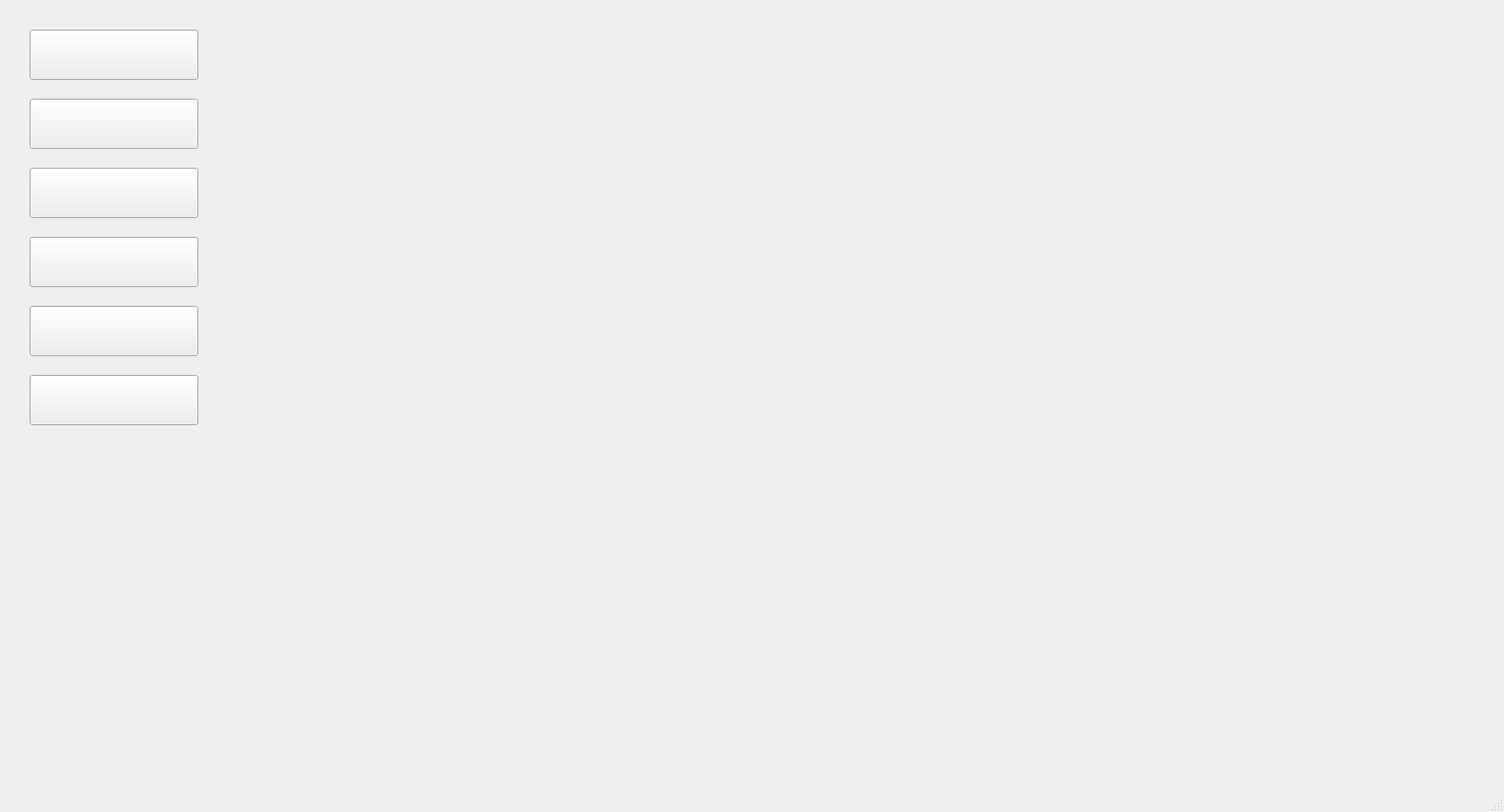
<?xml version="1.0" encoding="UTF-8"?>
<ui version="4.0">
 <class>MainWindow</class>
 <widget class="QMainWindow" name="MainWindow">
  <property name="geometry">
   <rect>
    <x>0</x>
    <y>0</y>
    <width>1524</width>
    <height>823</height>
   </rect>
  </property>
  <property name="windowTitle">
   <string>学生疫情管理系统简易版</string>
  </property>
  <widget class="QWidget" name="centralwidget">
   <widget class="QWidget" name="widget" native="true">
    <property name="geometry">
     <rect>
      <x>10</x>
      <y>10</y>
      <width>1501</width>
      <height>931</height>
     </rect>
    </property>
    <widget class="QStackedWidget" name="stustack">
     <property name="geometry">
      <rect>
       <x>200</x>
       <y>0</y>
       <width>1301</width>
       <height>791</height>
      </rect>
     </property>
     <property name="autoFillBackground">
      <bool>false</bool>
     </property>
     <property name="frameShadow">
      <enum>QFrame::Plain</enum>
     </property>
     <property name="currentIndex">
      <number>0</number>
     </property>
     <widget class="QWidget" name="beginwid">
      <widget class="QLabel" name="label">
       <property name="geometry">
        <rect>
         <x>0</x>
         <y>0</y>
         <width>1341</width>
         <height>791</height>
        </rect>
       </property>
       <property name="text">
        <string/>
       </property>
       <property name="pixmap">
        <pixmap resource="photo.qrc">:/new/prefix1/MailList_photos/begin_background.png</pixmap>
       </property>
       <property name="scaledContents">
        <bool>true</bool>
       </property>
      </widget>
     </widget>
     <widget class="QWidget" name="addStudent">
      <widget class="QLabel" name="addlabel">
       <property name="geometry">
        <rect>
         <x>0</x>
         <y>0</y>
         <width>1341</width>
         <height>791</height>
        </rect>
       </property>
       <property name="text">
        <string/>
       </property>
       <property name="pixmap">
        <pixmap resource="photo.qrc">:/new/prefix1/MailList_photos/addbackground.png</pixmap>
       </property>
       <property name="scaledContents">
        <bool>true</bool>
       </property>
      </widget>
      <widget class="QWidget" name="widget_3" native="true">
       <property name="geometry">
        <rect>
         <x>230</x>
         <y>160</y>
         <width>901</width>
         <height>491</height>
        </rect>
       </property>
       <widget class="QPushButton" name="addokbutton">
        <property name="geometry">
         <rect>
          <x>370</x>
          <y>400</y>
          <width>131</width>
          <height>51</height>
         </rect>
        </property>
        <property name="text">
         <string/>
        </property>
       </widget>
       <widget class="QLabel" name="whitebackground">
        <property name="geometry">
         <rect>
          <x>-60</x>
          <y>0</y>
          <width>901</width>
          <height>491</height>
         </rect>
        </property>
        <property name="autoFillBackground">
         <bool>false</bool>
        </property>
        <property name="text">
         <string/>
        </property>
        <property name="pixmap">
         <pixmap resource="photo.qrc">:/new/prefix1/MailList_photos/addlabelbackground.webp</pixmap>
        </property>
        <property name="scaledContents">
         <bool>true</bool>
        </property>
       </widget>
       <widget class="QWidget" name="widget_4" native="true">
        <property name="geometry">
         <rect>
          <x>80</x>
          <y>110</y>
          <width>741</width>
          <height>261</height>
         </rect>
        </property>
        <widget class="QComboBox" name="sexcombo">
         <property name="geometry">
          <rect>
           <x>310</x>
           <y>60</y>
           <width>81</width>
           <height>21</height>
          </rect>
         </property>
         <item>
          <property name="text">
           <string>男</string>
          </property>
         </item>
         <item>
          <property name="text">
           <string>女</string>
          </property>
         </item>
        </widget>
        <widget class="QComboBox" name="acacombo">
         <property name="geometry">
          <rect>
           <x>510</x>
           <y>60</y>
           <width>161</width>
           <height>21</height>
          </rect>
         </property>
        </widget>
        <widget class="QLabel" name="namelabel">
         <property name="geometry">
          <rect>
           <x>9</x>
           <y>60</y>
           <width>45</width>
           <height>21</height>
          </rect>
         </property>
         <property name="text">
          <string>*姓名：</string>
         </property>
         <property name="buddy">
          <cstring>nameedit</cstring>
         </property>
        </widget>
        <widget class="QLabel" name="numlabel">
         <property name="geometry">
          <rect>
           <x>10</x>
           <y>110</y>
           <width>45</width>
           <height>21</height>
          </rect>
         </property>
         <property name="text">
          <string>*学号：</string>
         </property>
         <property name="buddy">
          <cstring>numedit</cstring>
         </property>
        </widget>
        <widget class="QLineEdit" name="teleedit">
         <property name="geometry">
          <rect>
           <x>310</x>
           <y>110</y>
           <width>131</width>
           <height>21</height>
          </rect>
         </property>
        </widget>
        <widget class="QLabel" name="sexlabel">
         <property name="geometry">
          <rect>
           <x>260</x>
           <y>60</y>
           <width>45</width>
           <height>21</height>
          </rect>
         </property>
         <property name="text">
          <string>*性别：</string>
         </property>
         <property name="buddy">
          <cstring>sexcombo</cstring>
         </property>
        </widget>
        <widget class="QLabel" name="telelabel">
         <property name="geometry">
          <rect>
           <x>260</x>
           <y>110</y>
           <width>45</width>
           <height>21</height>
          </rect>
         </property>
         <property name="text">
          <string>*电话：</string>
         </property>
         <property name="buddy">
          <cstring>teleedit</cstring>
         </property>
        </widget>
        <widget class="QLineEdit" name="nameedit">
         <property name="geometry">
          <rect>
           <x>60</x>
           <y>60</y>
           <width>141</width>
           <height>21</height>
          </rect>
         </property>
        </widget>
        <widget class="QLabel" name="academylabel">
         <property name="geometry">
          <rect>
           <x>460</x>
           <y>60</y>
           <width>45</width>
           <height>21</height>
          </rect>
         </property>
         <property name="text">
          <string>*学院：</string>
         </property>
         <property name="buddy">
          <cstring>acacombo</cstring>
         </property>
        </widget>
        <widget class="QLineEdit" name="numedit">
         <property name="geometry">
          <rect>
           <x>60</x>
           <y>110</y>
           <width>141</width>
           <height>21</height>
          </rect>
         </property>
        </widget>
        <widget class="QLineEdit" name="QQedit">
         <property name="geometry">
          <rect>
           <x>60</x>
           <y>210</y>
           <width>141</width>
           <height>21</height>
          </rect>
         </property>
        </widget>
        <widget class="QLabel" name="QQlabel">
         <property name="geometry">
          <rect>
           <x>30</x>
           <y>210</y>
           <width>21</width>
           <height>20</height>
          </rect>
         </property>
         <property name="text">
          <string>QQ:：</string>
         </property>
        </widget>
        <widget class="QLabel" name="VXlabel">
         <property name="geometry">
          <rect>
           <x>260</x>
           <y>210</y>
           <width>41</width>
           <height>21</height>
          </rect>
         </property>
         <property name="text">
          <string>微信：</string>
         </property>
        </widget>
        <widget class="QLineEdit" name="VXedit">
         <property name="geometry">
          <rect>
           <x>310</x>
           <y>210</y>
           <width>131</width>
           <height>21</height>
          </rect>
         </property>
        </widget>
        <widget class="QLabel" name="label_8">
         <property name="geometry">
          <rect>
           <x>10</x>
           <y>160</y>
           <width>51</width>
           <height>20</height>
          </rect>
         </property>
         <property name="text">
          <string>*住址：</string>
         </property>
        </widget>
        <widget class="QLineEdit" name="addedit">
         <property name="geometry">
          <rect>
           <x>60</x>
           <y>160</y>
           <width>141</width>
           <height>21</height>
          </rect>
         </property>
        </widget>
        <widget class="QLineEdit" name="emailedit">
         <property name="geometry">
          <rect>
           <x>310</x>
           <y>160</y>
           <width>131</width>
           <height>21</height>
          </rect>
         </property>
        </widget>
        <widget class="QLabel" name="label_9">
         <property name="geometry">
          <rect>
           <x>260</x>
           <y>160</y>
           <width>51</width>
           <height>21</height>
          </rect>
         </property>
         <property name="text">
          <string>*邮箱：</string>
         </property>
        </widget>
        <widget class="QLabel" name="inSchool">
         <property name="geometry">
          <rect>
           <x>500</x>
           <y>110</y>
           <width>91</width>
           <height>21</height>
          </rect>
         </property>
         <property name="text">
          <string>*是否在校：</string>
         </property>
        </widget>
        <widget class="QLabel" name="Healthcode">
         <property name="geometry">
          <rect>
           <x>500</x>
           <y>150</y>
           <width>91</width>
           <height>21</height>
          </rect>
         </property>
         <property name="text">
          <string>*健康码：</string>
         </property>
        </widget>
        <widget class="QComboBox" name="Schoolcombo">
         <property name="geometry">
          <rect>
           <x>591</x>
           <y>110</y>
           <width>81</width>
           <height>22</height>
          </rect>
         </property>
         <item>
          <property name="text">
           <string>是</string>
          </property>
         </item>
         <item>
          <property name="text">
           <string>否</string>
          </property>
         </item>
        </widget>
        <widget class="QComboBox" name="Codecombo">
         <property name="geometry">
          <rect>
           <x>591</x>
           <y>150</y>
           <width>81</width>
           <height>22</height>
          </rect>
         </property>
         <item>
          <property name="text">
           <string>绿码</string>
          </property>
         </item>
         <item>
          <property name="text">
           <string>黄码</string>
          </property>
         </item>
         <item>
          <property name="text">
           <string>红码</string>
          </property>
         </item>
        </widget>
       </widget>
       <zorder>whitebackground</zorder>
       <zorder>widget_4</zorder>
       <zorder>addokbutton</zorder>
      </widget>
      <widget class="QLabel" name="addtitle">
       <property name="geometry">
        <rect>
         <x>560</x>
         <y>50</y>
         <width>211</width>
         <height>91</height>
        </rect>
       </property>
       <property name="styleSheet">
        <string notr="true">background-image: url(:/new/prefix1/C:/Users/86178/Desktop/MailList_photos/addtitle.png);</string>
       </property>
       <property name="text">
        <string/>
       </property>
       <property name="pixmap">
        <pixmap resource="photo.qrc">:/new/prefix1/MailList_photos/addtitle.png</pixmap>
       </property>
       <property name="scaledContents">
        <bool>true</bool>
       </property>
      </widget>
     </widget>
     <widget class="QWidget" name="findStudent">
      <widget class="QLabel" name="findlabel">
       <property name="geometry">
        <rect>
         <x>540</x>
         <y>70</y>
         <width>231</width>
         <height>71</height>
        </rect>
       </property>
       <property name="text">
        <string/>
       </property>
       <property name="pixmap">
        <pixmap resource="photo.qrc">:/new/prefix1/MailList_photos/findtitle.jpg</pixmap>
       </property>
       <property name="scaledContents">
        <bool>true</bool>
       </property>
      </widget>
      <widget class="QLabel" name="findBack">
       <property name="geometry">
        <rect>
         <x>0</x>
         <y>0</y>
         <width>1341</width>
         <height>801</height>
        </rect>
       </property>
       <property name="text">
        <string/>
       </property>
       <property name="pixmap">
        <pixmap resource="photo.qrc">:/new/prefix1/MailList_photos/find_back.jpg</pixmap>
       </property>
       <property name="scaledContents">
        <bool>true</bool>
       </property>
      </widget>
      <widget class="QPushButton" name="search_btn">
       <property name="geometry">
        <rect>
         <x>420</x>
         <y>240</y>
         <width>111</width>
         <height>31</height>
        </rect>
       </property>
       <property name="text">
        <string>search</string>
       </property>
       <property name="shortcut">
        <string>Return</string>
       </property>
      </widget>
      <widget class="QTableWidget" name="find_tableWidget">
       <property name="geometry">
        <rect>
         <x>180</x>
         <y>290</y>
         <width>971</width>
         <height>431</height>
        </rect>
       </property>
      </widget>
      <widget class="QPushButton" name="to_del_btn">
       <property name="geometry">
        <rect>
         <x>1080</x>
         <y>30</y>
         <width>121</width>
         <height>51</height>
        </rect>
       </property>
       <property name="text">
        <string/>
       </property>
      </widget>
      <widget class="QPushButton" name="del_in_find_btn">
       <property name="geometry">
        <rect>
         <x>570</x>
         <y>240</y>
         <width>93</width>
         <height>31</height>
        </rect>
       </property>
       <property name="text">
        <string>删除</string>
       </property>
      </widget>
      <widget class="QLineEdit" name="serchEdit">
       <property name="geometry">
        <rect>
         <x>180</x>
         <y>240</y>
         <width>191</width>
         <height>31</height>
        </rect>
       </property>
      </widget>
      <widget class="QLabel" name="label_6">
       <property name="geometry">
        <rect>
         <x>180</x>
         <y>190</y>
         <width>201</width>
         <height>41</height>
        </rect>
       </property>
       <property name="text">
        <string>输入姓名/学号：</string>
       </property>
      </widget>
      <widget class="QPushButton" name="change_btn">
       <property name="geometry">
        <rect>
         <x>700</x>
         <y>240</y>
         <width>101</width>
         <height>31</height>
        </rect>
       </property>
       <property name="text">
        <string>修改</string>
       </property>
      </widget>
      <zorder>findBack</zorder>
      <zorder>findlabel</zorder>
      <zorder>search_btn</zorder>
      <zorder>find_tableWidget</zorder>
      <zorder>to_del_btn</zorder>
      <zorder>del_in_find_btn</zorder>
      <zorder>serchEdit</zorder>
      <zorder>label_6</zorder>
      <zorder>change_btn</zorder>
     </widget>
     <widget class="QWidget" name="broStudent">
      <widget class="QLabel" name="brolabel">
       <property name="geometry">
        <rect>
         <x>-3</x>
         <y>-6</y>
         <width>1341</width>
         <height>801</height>
        </rect>
       </property>
       <property name="text">
        <string/>
       </property>
       <property name="pixmap">
        <pixmap resource="photo.qrc">:/new/prefix1/MailList_photos/stabagrou.webp</pixmap>
       </property>
       <property name="scaledContents">
        <bool>true</bool>
       </property>
      </widget>
      <widget class="QTableWidget" name="brotablewidget">
       <property name="geometry">
        <rect>
         <x>190</x>
         <y>170</y>
         <width>911</width>
         <height>571</height>
        </rect>
       </property>
      </widget>
      <widget class="QLabel" name="brotitle">
       <property name="geometry">
        <rect>
         <x>490</x>
         <y>110</y>
         <width>311</width>
         <height>51</height>
        </rect>
       </property>
       <property name="text">
        <string/>
       </property>
       <property name="pixmap">
        <pixmap resource="photo.qrc">:/new/prefix1/MailList_photos/title.png</pixmap>
       </property>
       <property name="scaledContents">
        <bool>true</bool>
       </property>
      </widget>
      <widget class="QPushButton" name="bro_pre">
       <property name="geometry">
        <rect>
         <x>200</x>
         <y>710</y>
         <width>51</width>
         <height>28</height>
        </rect>
       </property>
       <property name="text">
        <string/>
       </property>
      </widget>
      <widget class="QPushButton" name="bro_next">
       <property name="geometry">
        <rect>
         <x>1040</x>
         <y>710</y>
         <width>51</width>
         <height>28</height>
        </rect>
       </property>
       <property name="text">
        <string/>
       </property>
      </widget>
      <widget class="QLabel" name="pageText">
       <property name="geometry">
        <rect>
         <x>620</x>
         <y>710</y>
         <width>101</width>
         <height>31</height>
        </rect>
       </property>
       <property name="text">
        <string/>
       </property>
      </widget>
     </widget>
     <widget class="QWidget" name="delStudent">
      <widget class="QWidget" name="widget_5" native="true">
       <property name="geometry">
        <rect>
         <x>-100</x>
         <y>0</y>
         <width>1401</width>
         <height>831</height>
        </rect>
       </property>
       <widget class="QLabel" name="delback">
        <property name="geometry">
         <rect>
          <x>100</x>
          <y>0</y>
          <width>1301</width>
          <height>791</height>
         </rect>
        </property>
        <property name="text">
         <string/>
        </property>
        <property name="pixmap">
         <pixmap resource="photo.qrc">:/new/prefix1/MailList_photos/delBack.png</pixmap>
        </property>
        <property name="scaledContents">
         <bool>true</bool>
        </property>
       </widget>
       <widget class="QTableWidget" name="del_tableWidget">
        <property name="geometry">
         <rect>
          <x>360</x>
          <y>320</y>
          <width>821</width>
          <height>371</height>
         </rect>
        </property>
       </widget>
       <widget class="QPushButton" name="all_choose_btn">
        <property name="geometry">
         <rect>
          <x>620</x>
          <y>280</y>
          <width>93</width>
          <height>28</height>
         </rect>
        </property>
        <property name="text">
         <string>全选</string>
        </property>
       </widget>
       <widget class="QPushButton" name="cancel_all_btn">
        <property name="geometry">
         <rect>
          <x>620</x>
          <y>240</y>
          <width>93</width>
          <height>28</height>
         </rect>
        </property>
        <property name="text">
         <string>取消勾选</string>
        </property>
       </widget>
       <widget class="QComboBox" name="comboBox_col">
        <property name="geometry">
         <rect>
          <x>460</x>
          <y>240</y>
          <width>111</width>
          <height>21</height>
         </rect>
        </property>
        <item>
         <property name="text">
          <string>不限</string>
         </property>
        </item>
        <item>
         <property name="text">
          <string>计算机学院</string>
         </property>
        </item>
        <item>
         <property name="text">
          <string>心理学院</string>
         </property>
        </item>
        <item>
         <property name="text">
          <string>外文学院</string>
         </property>
        </item>
        <item>
         <property name="text">
          <string>马克思学院</string>
         </property>
        </item>
        <item>
         <property name="text">
          <string>历史学院</string>
         </property>
        </item>
       </widget>
       <widget class="QComboBox" name="comboBox_sel">
        <property name="geometry">
         <rect>
          <x>460</x>
          <y>280</y>
          <width>111</width>
          <height>21</height>
         </rect>
        </property>
        <item>
         <property name="text">
          <string>无</string>
         </property>
        </item>
        <item>
         <property name="text">
          <string>学号升序</string>
         </property>
        </item>
        <item>
         <property name="text">
          <string>学号降序</string>
         </property>
        </item>
        <item>
         <property name="text">
          <string>姓名升序</string>
         </property>
        </item>
        <item>
         <property name="text">
          <string>姓名降序</string>
         </property>
        </item>
        <item>
         <property name="text">
          <string>健康码</string>
         </property>
        </item>
       </widget>
       <widget class="QComboBox" name="comboBox_sex2">
        <property name="geometry">
         <rect>
          <x>460</x>
          <y>200</y>
          <width>111</width>
          <height>22</height>
         </rect>
        </property>
        <item>
         <property name="text">
          <string>不限</string>
         </property>
        </item>
        <item>
         <property name="text">
          <string>男</string>
         </property>
        </item>
        <item>
         <property name="text">
          <string>女</string>
         </property>
        </item>
       </widget>
       <widget class="QPushButton" name="del_in_del_btn">
        <property name="geometry">
         <rect>
          <x>860</x>
          <y>280</y>
          <width>93</width>
          <height>28</height>
         </rect>
        </property>
        <property name="text">
         <string>删除</string>
        </property>
       </widget>
       <widget class="QLabel" name="dellabel">
        <property name="geometry">
         <rect>
          <x>660</x>
          <y>100</y>
          <width>211</width>
          <height>81</height>
         </rect>
        </property>
        <property name="text">
         <string/>
        </property>
        <property name="pixmap">
         <pixmap resource="photo.qrc">:/new/prefix1/MailList_photos/delTitle.png</pixmap>
        </property>
        <property name="scaledContents">
         <bool>true</bool>
        </property>
       </widget>
       <widget class="QPushButton" name="find_btn">
        <property name="geometry">
         <rect>
          <x>740</x>
          <y>280</y>
          <width>93</width>
          <height>28</height>
         </rect>
        </property>
        <property name="text">
         <string>筛选</string>
        </property>
       </widget>
       <widget class="QPushButton" name="to_find_btn">
        <property name="geometry">
         <rect>
          <x>1180</x>
          <y>30</y>
          <width>121</width>
          <height>51</height>
         </rect>
        </property>
        <property name="text">
         <string/>
        </property>
       </widget>
       <widget class="QLabel" name="label_3">
        <property name="geometry">
         <rect>
          <x>360</x>
          <y>200</y>
          <width>68</width>
          <height>21</height>
         </rect>
        </property>
        <property name="text">
         <string>性别：</string>
        </property>
       </widget>
       <widget class="QLabel" name="label_4">
        <property name="geometry">
         <rect>
          <x>360</x>
          <y>240</y>
          <width>68</width>
          <height>21</height>
         </rect>
        </property>
        <property name="text">
         <string>学院：</string>
        </property>
       </widget>
       <widget class="QLabel" name="label_5">
        <property name="geometry">
         <rect>
          <x>360</x>
          <y>270</y>
          <width>91</width>
          <height>41</height>
         </rect>
        </property>
        <property name="text">
         <string>排序方式：</string>
        </property>
       </widget>
      </widget>
     </widget>
     <widget class="QWidget" name="brosta">
      <widget class="QLabel" name="statitlelabel">
       <property name="geometry">
        <rect>
         <x>480</x>
         <y>30</y>
         <width>251</width>
         <height>71</height>
        </rect>
       </property>
       <property name="text">
        <string/>
       </property>
       <property name="pixmap">
        <pixmap resource="photo.qrc">:/new/prefix1/MailList_photos/statiltle.jpg</pixmap>
       </property>
       <property name="scaledContents">
        <bool>true</bool>
       </property>
      </widget>
      <widget class="QLabel" name="stalabel">
       <property name="geometry">
        <rect>
         <x>0</x>
         <y>0</y>
         <width>1301</width>
         <height>791</height>
        </rect>
       </property>
       <property name="text">
        <string/>
       </property>
       <property name="pixmap">
        <pixmap resource="photo.qrc">:/new/prefix1/MailList_photos/stabackground.jpg</pixmap>
       </property>
       <property name="scaledContents">
        <bool>true</bool>
       </property>
      </widget>
      <widget class="QTableWidget" name="sumWidget">
       <property name="geometry">
        <rect>
         <x>340</x>
         <y>160</y>
         <width>691</width>
         <height>131</height>
        </rect>
       </property>
      </widget>
      <widget class="QLabel" name="sumtitle">
       <property name="geometry">
        <rect>
         <x>130</x>
         <y>160</y>
         <width>151</width>
         <height>61</height>
        </rect>
       </property>
       <property name="text">
        <string/>
       </property>
       <property name="pixmap">
        <pixmap resource="photo.qrc">:/new/prefix1/MailList_photos/sumtitle.jpg</pixmap>
       </property>
       <property name="scaledContents">
        <bool>true</bool>
       </property>
      </widget>
      <widget class="QLabel" name="acastalabel">
       <property name="geometry">
        <rect>
         <x>80</x>
         <y>410</y>
         <width>241</width>
         <height>71</height>
        </rect>
       </property>
       <property name="text">
        <string/>
       </property>
       <property name="pixmap">
        <pixmap resource="photo.qrc">:/new/prefix1/MailList_photos/acastalabel.jpg</pixmap>
       </property>
       <property name="scaledContents">
        <bool>true</bool>
       </property>
      </widget>
      <widget class="QTableWidget" name="acaWidget">
       <property name="geometry">
        <rect>
         <x>340</x>
         <y>410</y>
         <width>691</width>
         <height>201</height>
        </rect>
       </property>
      </widget>
      <widget class="QPushButton" name="prebtn">
       <property name="geometry">
        <rect>
         <x>70</x>
         <y>510</y>
         <width>41</width>
         <height>31</height>
        </rect>
       </property>
       <property name="text">
        <string/>
       </property>
      </widget>
      <widget class="QPushButton" name="nextbtn">
       <property name="geometry">
        <rect>
         <x>290</x>
         <y>510</y>
         <width>41</width>
         <height>31</height>
        </rect>
       </property>
       <property name="text">
        <string/>
       </property>
      </widget>
      <widget class="QLabel" name="academy">
       <property name="geometry">
        <rect>
         <x>130</x>
         <y>500</y>
         <width>151</width>
         <height>51</height>
        </rect>
       </property>
       <property name="styleSheet">
        <string notr="true">background-color: rgb(255, 255, 255);
color: rgb(255, 79, 79);</string>
       </property>
       <property name="text">
        <string>TextLabel</string>
       </property>
      </widget>
      <zorder>stalabel</zorder>
      <zorder>statitlelabel</zorder>
      <zorder>sumWidget</zorder>
      <zorder>sumtitle</zorder>
      <zorder>acastalabel</zorder>
      <zorder>acaWidget</zorder>
      <zorder>prebtn</zorder>
      <zorder>nextbtn</zorder>
      <zorder>academy</zorder>
     </widget>
     <widget class="QWidget" name="setting">
      <widget class="QLabel" name="setlabel">
       <property name="geometry">
        <rect>
         <x>320</x>
         <y>10</y>
         <width>141</width>
         <height>61</height>
        </rect>
       </property>
       <property name="text">
        <string/>
       </property>
       <property name="pixmap">
        <pixmap>../../MailList_photos/1648038518(1).png</pixmap>
       </property>
      </widget>
      <widget class="QPushButton" name="bandBtn">
       <property name="geometry">
        <rect>
         <x>30</x>
         <y>360</y>
         <width>91</width>
         <height>91</height>
        </rect>
       </property>
       <property name="text">
        <string>彩蛋</string>
       </property>
      </widget>
      <widget class="QWidget" name="addAcaWidget" native="true">
       <property name="geometry">
        <rect>
         <x>20</x>
         <y>190</y>
         <width>391</width>
         <height>111</height>
        </rect>
       </property>
       <widget class="QPushButton" name="addAcademy">
        <property name="geometry">
         <rect>
          <x>9</x>
          <y>9</y>
          <width>93</width>
          <height>91</height>
         </rect>
        </property>
        <property name="text">
         <string>添加学院</string>
        </property>
       </widget>
       <widget class="QLineEdit" name="lineEdit">
        <property name="geometry">
         <rect>
          <x>120</x>
          <y>10</y>
          <width>201</width>
          <height>31</height>
         </rect>
        </property>
        <property name="text">
         <string/>
        </property>
       </widget>
       <widget class="QPushButton" name="pushButton">
        <property name="geometry">
         <rect>
          <x>120</x>
          <y>70</y>
          <width>91</width>
          <height>31</height>
         </rect>
        </property>
        <property name="text">
         <string>确定</string>
        </property>
       </widget>
       <widget class="QPushButton" name="pushButton_2">
        <property name="geometry">
         <rect>
          <x>230</x>
          <y>70</y>
          <width>91</width>
          <height>31</height>
         </rect>
        </property>
        <property name="text">
         <string>取消</string>
        </property>
       </widget>
      </widget>
      <widget class="Line" name="line">
       <property name="geometry">
        <rect>
         <x>0</x>
         <y>300</y>
         <width>1301</width>
         <height>41</height>
        </rect>
       </property>
       <property name="orientation">
        <enum>Qt::Horizontal</enum>
       </property>
      </widget>
      <widget class="QWidget" name="widget_6" native="true">
       <property name="geometry">
        <rect>
         <x>470</x>
         <y>190</y>
         <width>391</width>
         <height>111</height>
        </rect>
       </property>
       <widget class="QPushButton" name="lead_in_btn">
        <property name="geometry">
         <rect>
          <x>10</x>
          <y>10</y>
          <width>93</width>
          <height>41</height>
         </rect>
        </property>
        <property name="text">
         <string>导入</string>
        </property>
       </widget>
       <widget class="QLineEdit" name="importLineEdit">
        <property name="geometry">
         <rect>
          <x>120</x>
          <y>20</y>
          <width>271</width>
          <height>31</height>
         </rect>
        </property>
       </widget>
       <widget class="QPushButton" name="lead_out_btn">
        <property name="geometry">
         <rect>
          <x>10</x>
          <y>60</y>
          <width>93</width>
          <height>41</height>
         </rect>
        </property>
        <property name="text">
         <string>导出</string>
        </property>
       </widget>
       <widget class="QLineEdit" name="out_putlLineEdit">
        <property name="geometry">
         <rect>
          <x>120</x>
          <y>70</y>
          <width>271</width>
          <height>31</height>
         </rect>
        </property>
       </widget>
      </widget>
      <widget class="QLabel" name="setTitle">
       <property name="geometry">
        <rect>
         <x>500</x>
         <y>30</y>
         <width>251</width>
         <height>91</height>
        </rect>
       </property>
       <property name="text">
        <string/>
       </property>
       <property name="pixmap">
        <pixmap resource="photo.qrc">:/new/prefix1/MailList_photos/setTitle.png</pixmap>
       </property>
       <property name="scaledContents">
        <bool>true</bool>
       </property>
      </widget>
      <widget class="QLabel" name="label_7">
       <property name="geometry">
        <rect>
         <x>-10</x>
         <y>0</y>
         <width>1311</width>
         <height>791</height>
        </rect>
       </property>
       <property name="text">
        <string/>
       </property>
       <property name="pixmap">
        <pixmap resource="photo.qrc">:/new/prefix1/MailList_photos/setBack.png</pixmap>
       </property>
       <property name="scaledContents">
        <bool>true</bool>
       </property>
      </widget>
      <widget class="Line" name="line_2">
       <property name="geometry">
        <rect>
         <x>429</x>
         <y>170</y>
         <width>31</width>
         <height>151</height>
        </rect>
       </property>
       <property name="orientation">
        <enum>Qt::Vertical</enum>
       </property>
      </widget>
      <widget class="Line" name="line_3">
       <property name="geometry">
        <rect>
         <x>0</x>
         <y>160</y>
         <width>1301</width>
         <height>16</height>
        </rect>
       </property>
       <property name="orientation">
        <enum>Qt::Horizontal</enum>
       </property>
      </widget>
      <widget class="Line" name="line_4">
       <property name="geometry">
        <rect>
         <x>895</x>
         <y>170</y>
         <width>31</width>
         <height>311</height>
        </rect>
       </property>
       <property name="orientation">
        <enum>Qt::Vertical</enum>
       </property>
      </widget>
      <widget class="Line" name="line_5">
       <property name="geometry">
        <rect>
         <x>0</x>
         <y>465</y>
         <width>1301</width>
         <height>31</height>
        </rect>
       </property>
       <property name="orientation">
        <enum>Qt::Horizontal</enum>
       </property>
      </widget>
      <widget class="Line" name="line_6">
       <property name="geometry">
        <rect>
         <x>429</x>
         <y>320</y>
         <width>31</width>
         <height>161</height>
        </rect>
       </property>
       <property name="orientation">
        <enum>Qt::Vertical</enum>
       </property>
      </widget>
      <widget class="QPushButton" name="updateLog">
       <property name="geometry">
        <rect>
         <x>480</x>
         <y>360</y>
         <width>91</width>
         <height>91</height>
        </rect>
       </property>
       <property name="text">
        <string>更新日志</string>
       </property>
      </widget>
      <widget class="Line" name="line_7">
       <property name="geometry">
        <rect>
         <x>-7</x>
         <y>170</y>
         <width>20</width>
         <height>311</height>
        </rect>
       </property>
       <property name="orientation">
        <enum>Qt::Vertical</enum>
       </property>
      </widget>
      <widget class="Line" name="line_8">
       <property name="geometry">
        <rect>
         <x>1280</x>
         <y>170</y>
         <width>41</width>
         <height>311</height>
        </rect>
       </property>
       <property name="orientation">
        <enum>Qt::Vertical</enum>
       </property>
      </widget>
      <widget class="QPushButton" name="help">
       <property name="geometry">
        <rect>
         <x>940</x>
         <y>360</y>
         <width>93</width>
         <height>91</height>
        </rect>
       </property>
       <property name="text">
        <string>帮助文档</string>
       </property>
      </widget>
      <widget class="QPushButton" name="removeRepeat">
       <property name="geometry">
        <rect>
         <x>940</x>
         <y>200</y>
         <width>93</width>
         <height>91</height>
        </rect>
       </property>
       <property name="text">
        <string>去除重复</string>
       </property>
      </widget>
      <zorder>label_7</zorder>
      <zorder>setlabel</zorder>
      <zorder>bandBtn</zorder>
      <zorder>addAcaWidget</zorder>
      <zorder>line</zorder>
      <zorder>widget_6</zorder>
      <zorder>setTitle</zorder>
      <zorder>line_2</zorder>
      <zorder>line_3</zorder>
      <zorder>line_4</zorder>
      <zorder>line_5</zorder>
      <zorder>line_6</zorder>
      <zorder>updateLog</zorder>
      <zorder>line_7</zorder>
      <zorder>line_8</zorder>
      <zorder>help</zorder>
      <zorder>removeRepeat</zorder>
     </widget>
    </widget>
    <widget class="QWidget" name="widget_2" native="true">
     <property name="geometry">
      <rect>
       <x>0</x>
       <y>0</y>
       <width>201</width>
       <height>791</height>
      </rect>
     </property>
     <property name="layoutDirection">
      <enum>Qt::RightToLeft</enum>
     </property>
     <property name="autoFillBackground">
      <bool>false</bool>
     </property>
     <widget class="QPushButton" name="brobutton">
      <property name="geometry">
       <rect>
        <x>20</x>
        <y>160</y>
        <width>171</width>
        <height>51</height>
       </rect>
      </property>
      <property name="text">
       <string/>
      </property>
     </widget>
     <widget class="QPushButton" name="stabutton">
      <property name="geometry">
       <rect>
        <x>20</x>
        <y>230</y>
        <width>171</width>
        <height>51</height>
       </rect>
      </property>
      <property name="text">
       <string/>
      </property>
     </widget>
     <widget class="QPushButton" name="setbutton">
      <property name="geometry">
       <rect>
        <x>20</x>
        <y>300</y>
        <width>171</width>
        <height>51</height>
       </rect>
      </property>
      <property name="text">
       <string/>
      </property>
     </widget>
     <widget class="QPushButton" name="exitbutton">
      <property name="geometry">
       <rect>
        <x>20</x>
        <y>370</y>
        <width>171</width>
        <height>51</height>
       </rect>
      </property>
      <property name="text">
       <string/>
      </property>
     </widget>
     <widget class="QPushButton" name="findbutton">
      <property name="geometry">
       <rect>
        <x>20</x>
        <y>90</y>
        <width>171</width>
        <height>51</height>
       </rect>
      </property>
      <property name="text">
       <string/>
      </property>
     </widget>
     <widget class="QPushButton" name="addbutton">
      <property name="geometry">
       <rect>
        <x>20</x>
        <y>20</y>
        <width>171</width>
        <height>51</height>
       </rect>
      </property>
      <property name="autoFillBackground">
       <bool>false</bool>
      </property>
      <property name="text">
       <string/>
      </property>
     </widget>
     <widget class="QLabel" name="label_2">
      <property name="geometry">
       <rect>
        <x>0</x>
        <y>-40</y>
        <width>201</width>
        <height>1001</height>
       </rect>
      </property>
      <property name="text">
       <string/>
      </property>
      <property name="pixmap">
       <pixmap resource="photo.qrc">:/new/prefix1/MailList_photos/btnBackground.png</pixmap>
      </property>
      <property name="scaledContents">
       <bool>true</bool>
      </property>
     </widget>
     <zorder>label_2</zorder>
     <zorder>brobutton</zorder>
     <zorder>stabutton</zorder>
     <zorder>setbutton</zorder>
     <zorder>exitbutton</zorder>
     <zorder>findbutton</zorder>
     <zorder>addbutton</zorder>
    </widget>
   </widget>
  </widget>
  <widget class="QStatusBar" name="statusbar"/>
 </widget>
 <tabstops>
  <tabstop>nameedit</tabstop>
  <tabstop>sexcombo</tabstop>
  <tabstop>acacombo</tabstop>
  <tabstop>numedit</tabstop>
  <tabstop>teleedit</tabstop>
  <tabstop>addokbutton</tabstop>
  <tabstop>findbutton</tabstop>
  <tabstop>addbutton</tabstop>
  <tabstop>brotablewidget</tabstop>
  <tabstop>brobutton</tabstop>
  <tabstop>stabutton</tabstop>
  <tabstop>setbutton</tabstop>
  <tabstop>exitbutton</tabstop>
  <tabstop>sumWidget</tabstop>
 </tabstops>
 <resources>
  <include location="photo.qrc"/>
 </resources>
 <connections/>
</ui>
